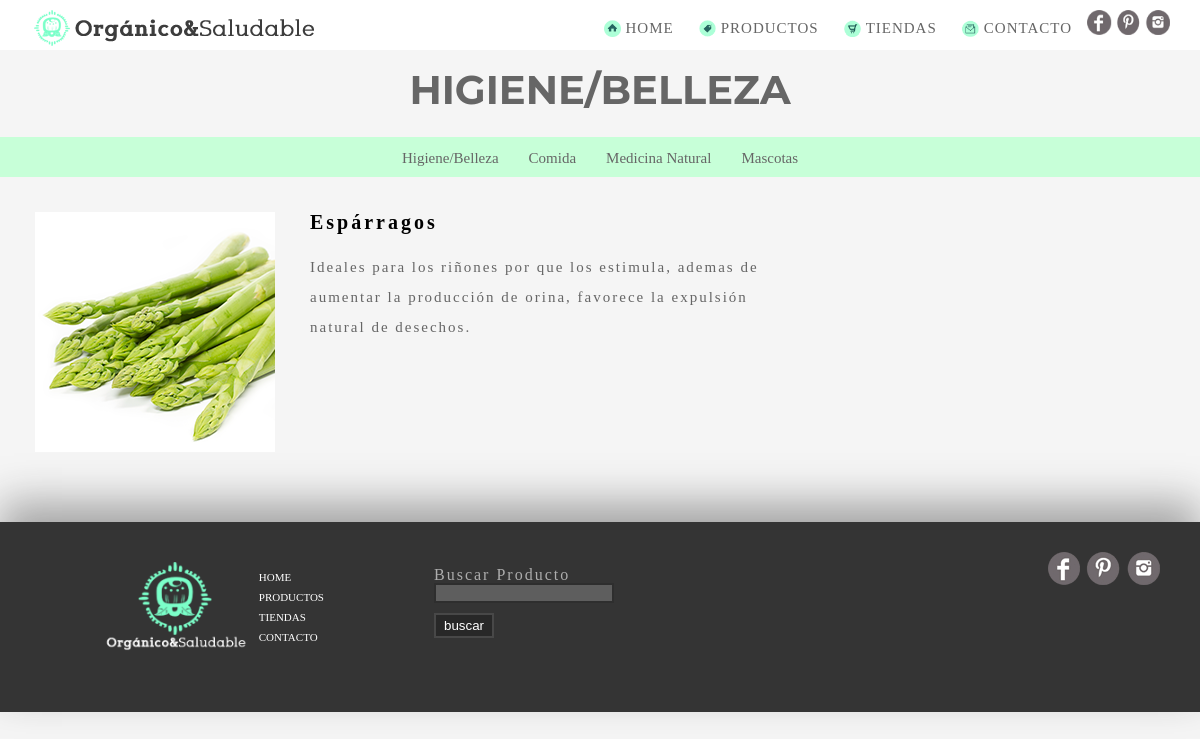
The app's page /medicina_info.php?id=1 with its own data.
### tables this page shows
CREATE TABLE `medicina_natural` (
  `id` int(11) NOT NULL AUTO_INCREMENT,
  `nombre` varchar(255) NOT NULL,
  `descripcion` text NOT NULL,
  `imagen` varchar(255) NOT NULL,
  PRIMARY KEY (`id`)
);

### medicina_info.php (the view, shortened to what this page needs)
<?php
	$subtittulo="HIGIENE/BELLEZA";
	$idmedicina = $_GET['id'];
	$medicina= mysql_query("SELECT * FROM medicina_natural WHERE id=$idmedicina");
	while($fila = mysql_fetch_array($medicina)){
			$nombre = $fila['nombre'];
			$descripcion = $fila['descripcion'];
			$imagen = $fila['imagen'];
		}
?>
<!DOCTYPE, html>
<html>
	<head>
		<?php include_once("header.php");?>
	</head>
	<body>
		<header>
			<?php include_once("menu.php"); ?>
		</header>
		<h1><?php echo $subtittulo; ?></h1>
		<?php include_once('menu_productos.php'); ?>
		<div id="informacion_producto">
			<div class="imagen_producto">
					<img  src="img/productos/medicina/<?php echo $imagen;?>" />
			</div>
			<div class="texto_producto">
					<h2 id="nombre_productos"><?php echo $nombre;?></h2>
					<p id="descripcion_productos"><?php echo $descripcion;?></p>
			</div>
			</div>
		<?php include_once("footer.php")?>
	</body>
</html>

### css/estilos.css (style rules this page uses)
body { background: #F5F5F5; }
h1 { text-align: center; font-family: 'Montserrat', sans-serif; color: #666666; margin-top: 20px; font-size: 40px; }
p, li a { font-family: 'Arvo', serif; font-size: 15px; color: #666666; }
#informacion_producto { width: 100%; height: 30%; }
.imagen_producto { float: left; margin: 35px 0px 0px 35px; }
.texto_producto { width: 40%; float: left; margin: 35px 0px 0px 35px; }
#nombre_productos { font-size: 20px; letter-spacing: 3; }
#descripcion_productos { font-size: 15px; letter-spacing: 2; line-height: 30px; margin-top: 20px; }

### records on screen
medicina_natural: imagen (picture), nombre "Espárragos", descripcion "Ideales para los riñones por que los estimula, ademas de aumentar la producción de orina, favorece la expulsión natural de desechos."

### other values on screen
$subtittulo "HIGIENE/BELLEZA"
